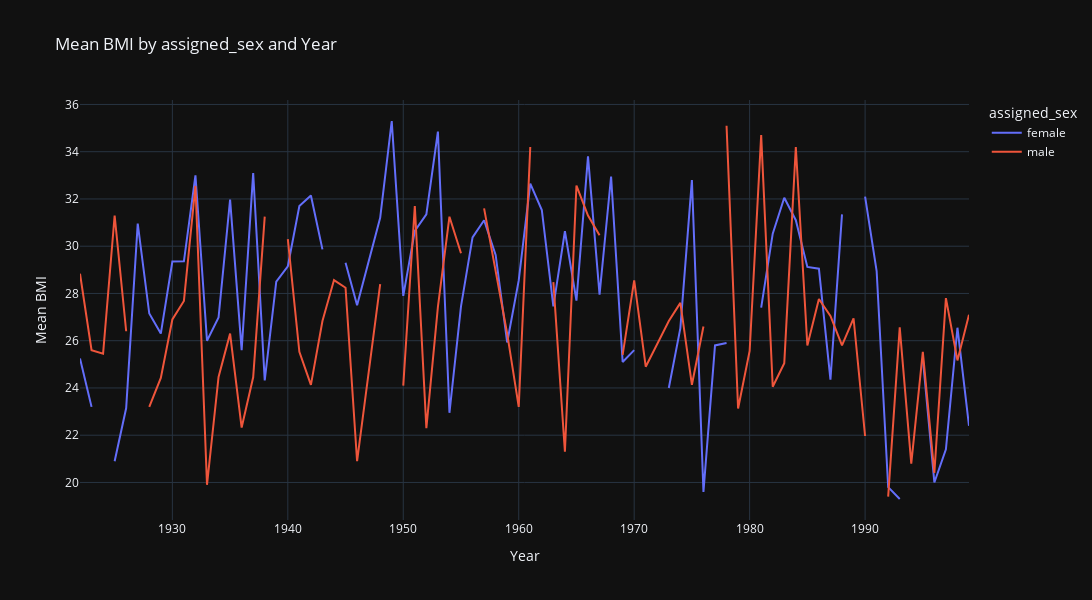

The notebook cell saved with this chart:
### Code cell
year = data['birthdate'].dt.year

# Create a pivot table with Mean BMI by assigned_sex and year
pivot_data = data.pivot_table(index=year, columns='assigned_sex', values='bmi', aggfunc='mean')

# Create a line plot using Plotly Express
fig = px.line(
    pivot_data, 
    x=pivot_data.index, 
    y=pivot_data.columns, 
    title='Mean BMI by assigned_sex and Year',
    labels={'x': 'Year', 'value': 'Mean BMI', 'variable': 'assigned_sex'}
)

# Customize the plot's appearance
fig.update_layout(
    xaxis_title='Year',
    yaxis_title='Mean BMI',
    legend_title='assigned_sex',
    template='plotly_dark',  # Choose a suitable design template
    width=1200,
    height=600
)

# Show the plot
fig.show()

### Figure 1 — Plotly figure (JSON) as saved in the notebook; plotly's stock layout.template omitted (floating-point values rounded to 4 significant figures)
{"data": [{"hovertemplate": "assigned_sex=female<br>birthdate=%{x}<br>Mean BMI=%{y}<extra></extra>", "legendgroup": "female", "line": {"color": "#636efa", "dash": "solid"}, "marker": {"symbol": "circle"}, "mode": "lines", "name": "female", "orientation": "v", "showlegend": true, "type": "scatter", "x": [1922, 1923, 1924, 1925, 1926, 1927, 1928, 1929, 1930, 1931, 1932, 1933, 1934, 1935, 1936, 1937, 1938, 1939, 1940, 1941, 1942, 1943, 1944, 1945, 1946, 1948, 1949, 1950, 1951, 1952, 1953, 1954, 1955, 1956, 1957, 1958, 1959, 1960, 1961, 1962, 1963, 1964, 1965, 1966, 1967, 1968, 1969, 1970, 1971, 1973, 1974, 1975, 1976, 1977, 1978, 1979, 1980, 1981, 1982, 1983, 1984, 1985, 1986, 1987, 1988, 1989, 1990, 1991, 1992, 1993, 1994, 1995, 1996, 1997, 1998, 1999], "xaxis": "x", "y": [25.25, 23.2, null, 20.9, 23.15, 30.96, 27.15, 26.3, 29.35, 29.36, 33, 26, 26.98, 31.98, 25.6, 33.1, 24.32, 28.5, 29.15, 31.7, 32.15, 29.87, null, 29.3, 27.5, 31.2, 35.3, 27.9, 30.65, 31.35, 34.85, 22.95, 27.45, 30.38, 31.1, 29.63, 25.92, 28.55, 32.65, 31.53, 27.45, 30.63, 27.7, 33.8, 27.95, 32.95, 25.1, 25.6, null, 24, 26.53, 32.8, 19.6, 25.8, 25.9, null, null, 27.4, 30.53, 32.05, 31.1, 29.12, 29.05, 24.35, 31.35, null, 32.1, 28.95, 19.8, 19.3, null, 25.25, 20, 21.4, 26.55, 22.4], "yaxis": "y"}, {"hovertemplate": "assigned_sex=male<br>birthdate=%{x}<br>Mean BMI=%{y}<extra></extra>", "legendgroup": "male", "line": {"color": "#EF553B", "dash": "solid"}, "marker": {"symbol": "circle"}, "mode": "lines", "name": "male", "orientation": "v", "showlegend": true, "type": "scatter", "x": [1922, 1923, 1924, 1925, 1926, 1927, 1928, 1929, 1930, 1931, 1932, 1933, 1934, 1935, 1936, 1937, 1938, 1939, 1940, 1941, 1942, 1943, 1944, 1945, 1946, 1948, 1949, 1950, 1951, 1952, 1953, 1954, 1955, 1956, 1957, 1958, 1959, 1960, 1961, 1962, 1963, 1964, 1965, 1966, 1967, 1968, 1969, 1970, 1971, 1973, 1974, 1975, 1976, 1977, 1978, 1979, 1980, 1981, 1982, 1983, 1984, 1985, 1986, 1987, 1988, 1989, 1990, 1991, 1992, 1993, 1994, 1995, 1996, 1997, 1998, 1999], "xaxis": "x", "y": [28.83, 25.6, 25.45, 31.3, 26.4, null, 23.2, 24.43, 26.9, 27.68, 32.55, 19.9, 24.47, 26.3, 22.32, 24.45, 31.25, null, 30.3, 25.53, 24.13, 26.83, 28.57, 28.24, 20.9, 28.4, null, 24.1, 31.7, 22.3, 27.43, 31.25, 29.7, null, 31.6, 29, 26.3, 23.2, 34.2, null, 28.48, 21.3, 32.57, 31.3, 30.47, null, 25.4, 28.55, 24.9, 26.83, 27.6, 24.13, 26.6, null, 35.1, 23.13, 25.57, 34.7, 24.05, 25.05, 34.2, 25.8, 27.77, 27.05, 25.8, 26.95, 21.97, null, 19.4, 26.57, 20.8, 25.52, 20.4, 27.8, 25.17, 27.1], "yaxis": "y"}], "layout": {"height": 600, "legend": {"title": {"text": "assigned_sex"}, "tracegroupgap": 0}, "title": {"text": "Mean BMI by assigned_sex and Year"}, "width": 1200, "xaxis": {"anchor": "y", "domain": [0, 1], "title": {"text": "Year"}}, "yaxis": {"anchor": "x", "domain": [0, 1], "title": {"text": "Mean BMI"}}}}
